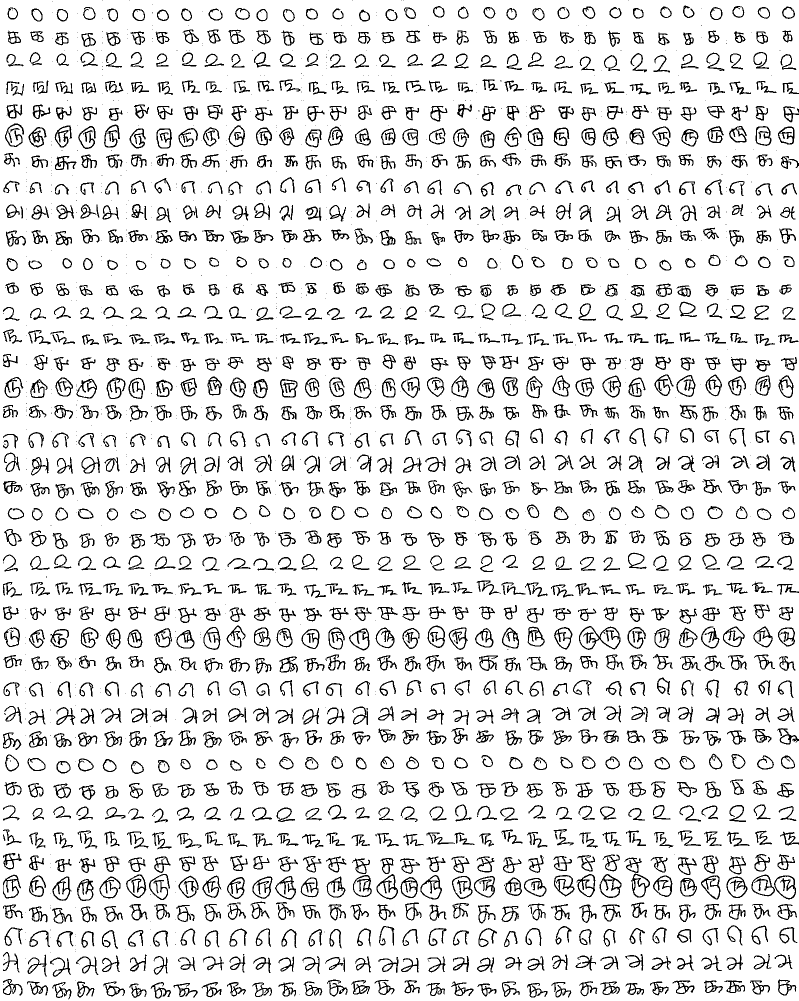
#> input picture tif/Tam.TIF, 1597 x 2001 px (shown at 1/2 size)
$ jupyter execute --allow-errors Tamil_MNIST_parse.ipynb
#> lines starting #> are read from the running program, lines starting #| are printed output that depends on the picture; after the words box and inside, x2 and y2 are one past the last pixel; in counts of white or black regions, pixels touching at a corner belong together
# Parse and MNIST-IZE Tamil Digits

This notebook goes through the process of generating a handwritten test dataset for Tamil digits. The first step is to construct a grid of handwritten digits using a quad ruled notepad as shown below. Afterwards, the images are generated by:

*   Slicing/extracting individual digit cells
*   MNIST-izing digit cells (eg. resizing digit images to 28x28, denoising by thresholding, and centering using center of mass)

[cell 1]
# Imports
import cv2
from matplotlib import pyplot as plt
from scipy import ndimage
import numpy as np
from PIL import Image
from tqdm import tqdm_notebook

# Helper Functions

Both our input seed images (used in synthetic data generation for the training dataset) and handwritten digits (test dataset) will adhere to the standard MNIST format. This means a 28x28 size digit image will be centered in a 20x20 pixel box. We leveraged the code provided in this wonderful blogpost titled "Tensorflow, MNIST and your own handwritten digits" to help MNIST-ize our data (https://medium.com/@o.kroeger/tensorflow-mnist-and-your-own-handwritten-digits-4d1cd32bbab4).

[cell 2]
# Helper Functions to MNIST-ize data

def getBestShift(img):
    '''
    Returns the best shift in x and y directions
    Input:
      img: np.array
    Output:
      sx: float
      sy: float

    '''
    # Calculate the center of mass coordinates for values in the image array
    cy, cx = ndimage.measurements.center_of_mass(img)
    rows, cols = img.shape

    # Apply vertical and horizontal shift
    sx = np.round(cols/2.0-cx).astype(int)
    sy = np.round(rows/2.0-cy).astype(int)

    return sx, sy

def shift(img, sx, sy):
    '''
    Returns shifted version of the input image
    Input:
        img: np.array
        sx: float
        sy: float
    Output:
        img_new: np.array

    '''
    rows, cols = img.shape

    M = np.float32([[1, 0, sx], [0, 1, sy]]) # Transformation matrix to shift image
    shifted = cv2.warpAffine(img, M, (cols, rows))

    return shifted

def mnistize(img):
    '''
    Returns the MNIST-ized version of the input image
    Input:
        img: np.array
    Output:
        img_new: np.array

    '''
    img = cv2.resize(255-img, (28, 28))

    # Apply Binary + Otsu thresholding on image
    # More info here: https://opencv-python-tutroals.readthedocs.io/en/latest/py_tutorials/py_imgproc/py_thresholding/py_thresholding.html#otsus-binarization
    (thresh, img) = cv2.threshold(img, 128, 255, cv2.THRESH_BINARY+cv2.THRESH_OTSU)

    # Create tight bounding box for digit
    while np.sum(img[0]) == 0:
        img = img[1:]

    while np.sum(img[:,0]) == 0:
        img = np.delete(img, 0, 1)

    while np.sum(img[-1]) == 0:
        img = img[:-1]

    while np.sum(img[:,-1]) == 0:
        img = np.delete(img, -1, 1)

    rows, cols = img.shape

    # Resize image to fit a 20x20 box
    if rows > cols:
        factor = 20.0/rows
        rows = 20
        cols = int(round(cols*factor))
    else:
        factor = 20.0/cols
        cols = 20
        rows = int(round(rows*factor))
    img = cv2.resize(img, (cols, rows))

    # Pad rows/columns to form 28x28 image
    colsPadding = (int(np.ceil((28-cols)/2.0)), int(np.floor((28-cols)/2.0)))
    rowsPadding = (int(np.ceil((28-rows)/2.0)), int(np.floor((28-rows)/2.0)))
    img = np.lib.pad(img, (rowsPadding, colsPadding), 'constant')

    # Find and apply best shift
    shiftx, shifty = getBestShift(img)
    img = shift(img, shiftx, shifty)

    return img

The data parsing process is demonstrated below for handwritten Tamil digits (40x32 = 1280 digits), which will make up the test dataset. However this approach for creating and extracting the digits can be applied to other scripts as well. To create the data sheet, the volunteer writes each digit across the row 32 times (32 is the number of cells that make up each row in the quad ruled notepad), completes this for digits 0-9, and repeats this process 4 times for a total of 40 rows and 1280 handwritten digitis. This sheet is then scanned and saved as a .TIF file.

Materials used:
+ Mead Cambridge Quad Writing Pad (8-1/2” x 11”, Quad Ruled, White, 80 Sheets)
+ Black Ink Zebra Pen (Z-Grip Series)
+ Dell S3845cdn Scanner (specific details here:https://goo.gl/fykK8k)

# Preprocessing Sanity Check

[cell 3]
im_grid=Image.open('tif/Tam.TIF').convert('L')
#> im_grid: PIL image 1597x2001 L; 88.5% white; black in thin lines or dots
im_grid

[cell 4]
# Dimensions of entire sheet
im_grid.size
#> Out = (1597, 2001)

[cell 5]
# Width of each cell
width=im_grid.size[0]/32
#> width = 49.91
width
#> Out = 49.91

[cell 6]
# Height of each cell
height=im_grid.size[1]/40
#> height = 50.02
height
#> Out = 50.02

Qualitative Sanity Checks: Do the cropped digits look "good"?

[cell 7]
x = np.arange(0, 32*width, width)
#> x = 32 values from 0 to 1547.1
y = np.arange(0, 40*height, height)
#> y = 40 values from 0 to 1951
xv, yv = np.meshgrid(x, y, indexing='xy') # Construct grid of x,y values

# Let's take 10 random slices
for trial in range(10):
    i = np.random.randint(0,31)
    j = np.random.randint(0,39)
    x,y = (xv[j, i], yv[j, i])
    cropped = im_grid.crop((x+2, y+2, x+width , y+height)) # Crop the image
    x_rand_image = mnistize(np.array(cropped)) # MNIST-ize the images
    plt.subplot(1, 10, trial+1)
    plt.imshow(x_rand_image)
    plt.grid(False)
    plt.axis('off')
    plt.title(np.uint8(np.mod(j, 10))) # The corresponding label
#> this loop made 10 passes
#> (thresh in mnistize, shiftx in mnistize, shifty in mnistize) on passes 1 to 10: (100, 1, 1), (103, 0, 0), (105, 2, 1), (105, 0, 0), (103, 1, 1), (105, 1, 1), (103, 1, 2), (105, 1, -1), (105, 1, 0), (91, 2, 1)
#> pass 1, `cropped = im_grid.crop((x+2, y+2, x+width , y+height))`:
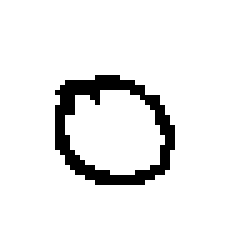
#> cropped: PIL image 48x48 L (shown 5 times larger); 92.4% white; black in thin lines or dots, all inside (x1, y1, x2, y2) = (11, 15, 35, 37)
#> pass 1, in mnistize, `img = cv2.resize(255-img, (28, 28))`:
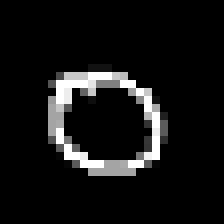
#> img: shape (28, 28) (shown 8 times larger); min 0, max 255, mean 19.9
#> pass 1, in mnistize, `(thresh, img) = cv2.threshold(img, 128, 255, cv2.THRESH_BINARY+cv2.THR..`:
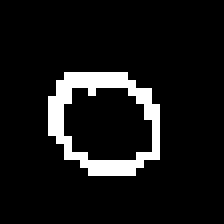
#> img: shape (28, 28) (shown 8 times larger); 8.7% white in thin lines or dots, all inside (x1, y1, x2, y2) = (6, 9, 20, 22)
#> pass 1, in mnistize, `img = np.lib.pad(img, (rowsPadding, colsPadding), 'constant')`:
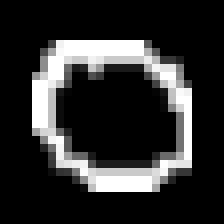
#> img: shape (28, 28) (shown 8 times larger); min 0, max 255, mean 46.2
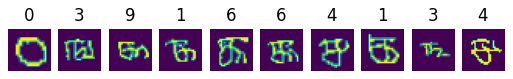
#> figure drawn by matplotlib, 10 panels

Now, proceed with extracting digits over the entire grid.

# Processing

[cell 8]
x = np.arange(0, 32*width, width)
#> x = 32 values from 0 to 1547.1
y = np.arange(0, 40*height, height)
#> y = 40 values from 0 to 1951

xv, yv = np.meshgrid(x, y, indexing='xy') # Construct grid of x,y values
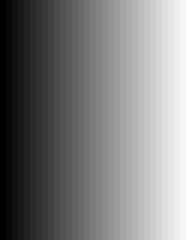
#> xv: shape (40, 32) float64 (shown 6 times larger); min 0, max 1547.1, mean 773.5; drawn with min black and max white
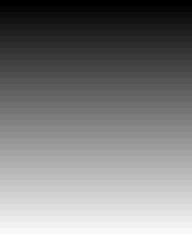
#> yv: shape (40, 32) float64 (shown 6 times larger); min 0, max 1951, mean 975.5; drawn with min black and max white
X_test_tmnist = np.empty((32*40, 28, 28, 1), dtype='uint8')
y_test_tmnist = np.empty(32*40, dtype='uint8')
#> y_test_tmnist = 1280 values, max 234 at index 4, min 0 at index 6, mean 33.63

k=0
#> (the rest of this cell did not finish here and is left out)

# Post-processing sanity checks:

Sanity check 1: Visual inspection of random elements

[cell 9]
for i in range(20):
    k = np.random.randint(0, 32*40-1)
    plt.subplot(5, 4, i+1)
    plt.imshow(X_test_tmnist[k,:,:,0])
    plt.axis('off')
#> this loop made 20 passes
#> k on passes 1 to 12: 849, 537, 845, 72, 777, 115, 976, 755, 448, 850, 99, 1201
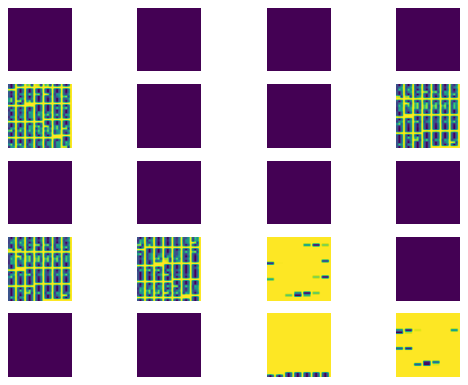
#> figure drawn by matplotlib, 20 panels

Sanity check 2: Dimensions of data

[cell 10]
print(np.shape(X_test_tmnist))
#| (1280, 28, 28, 1)
print(np.shape(X_test_tmnist))
#| (1280, 28, 28, 1)

Sanity check 3: Classwise counts

[cell 11]
plt.stem(np.bincount(y_test_tmnist))
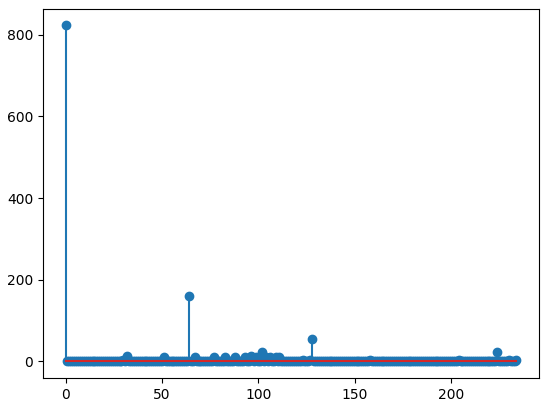
#> figure drawn by matplotlib, 1 panel; curve peaks at x = 0, y = 823

Sanity check 4: Images of classwise means

[cell 12]
for i in range(10):
    plt.subplot(2, 5, i+1)
    plt.imshow(np.mean(X_test_tmnist[y_test_tmnist==i,:,:,0], axis=0))
    plt.axis('off')
    plt.title(i)
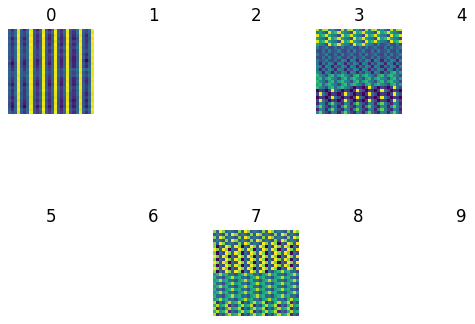
#> figure drawn by matplotlib, 10 panels

$ run again, with tif/Dev.TIF copied over tif/Tam.TIF
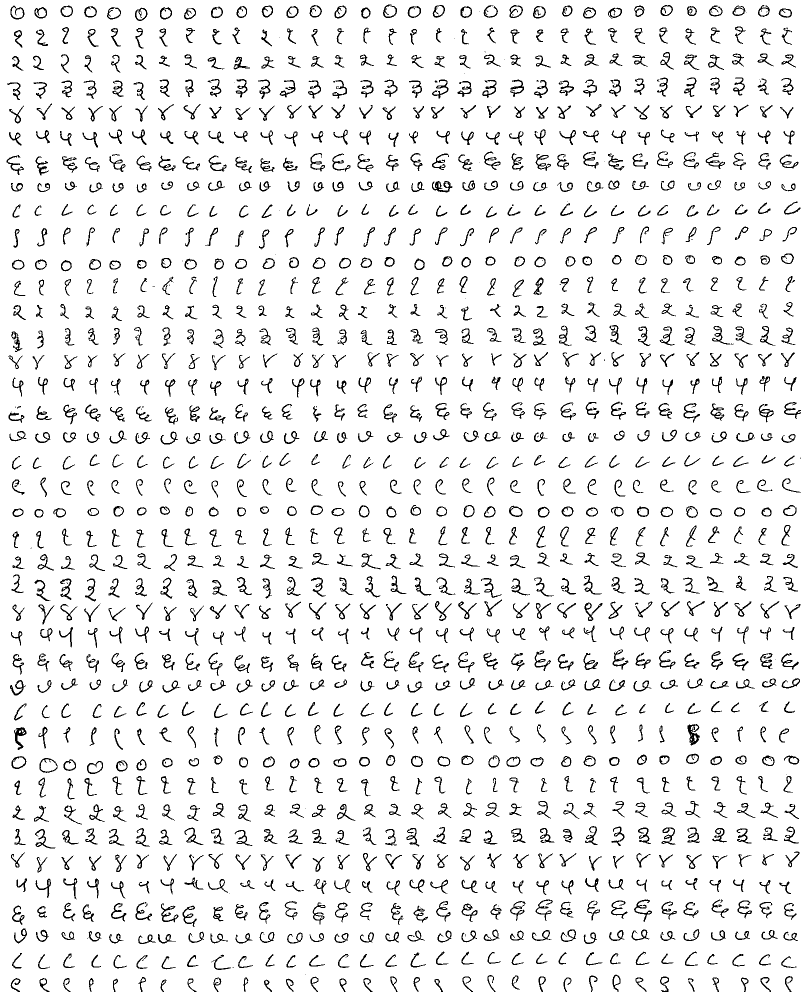
#> input picture tif/Dev.TIF, 1602 x 1983 px (shown at 1/2 size)
#> im_grid: PIL image 1602x1983 L; 92.7% white; black in thin lines or dots
#> the loop `for trial in range(10):` made 10 passes
#> (thresh in mnistize, shiftx in mnistize, shifty in mnistize) on passes 1 to 7: (91, 1, 0), (105, -1, 1), (91, 1, 1), (105, 2, 1), (106, 1, 1), (111, 1, 1), (111, -2, -1)
#> pass 1, in mnistize, `img = np.lib.pad(img, (rowsPadding, colsPadding), 'constant')`:
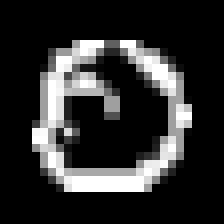
#> img: shape (28, 28) (shown 8 times larger); min 0, max 255, mean 46.4
#> `x = np.arange(0, 32*width, width)`: x = 32 values from 0 to 1551.9
#> `y = np.arange(0, 40*height, height)`: y = 40 values from 0 to 1933.4
#> y_test_tmnist = 1280 values, max 254 at index 9, min 0 at index 6, mean 118.8
#> the loop `for i in range(20):` made 20 passes
#> k on passes 1 to 8: 849, 537, 845, 72, 777, 115, 976, 755
#| (1280, 28, 28, 1)
#| (1280, 28, 28, 1)
#> `[cell 11] plt.stem(np.bincount(y_test_tmnist))`:
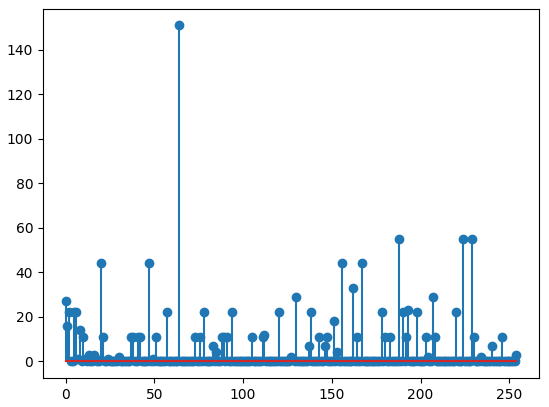
#> figure drawn by matplotlib, 1 panel; curve peaks at x = 64, y = 151

$ run again, with tif/Guj.TIF copied over tif/Tam.TIF
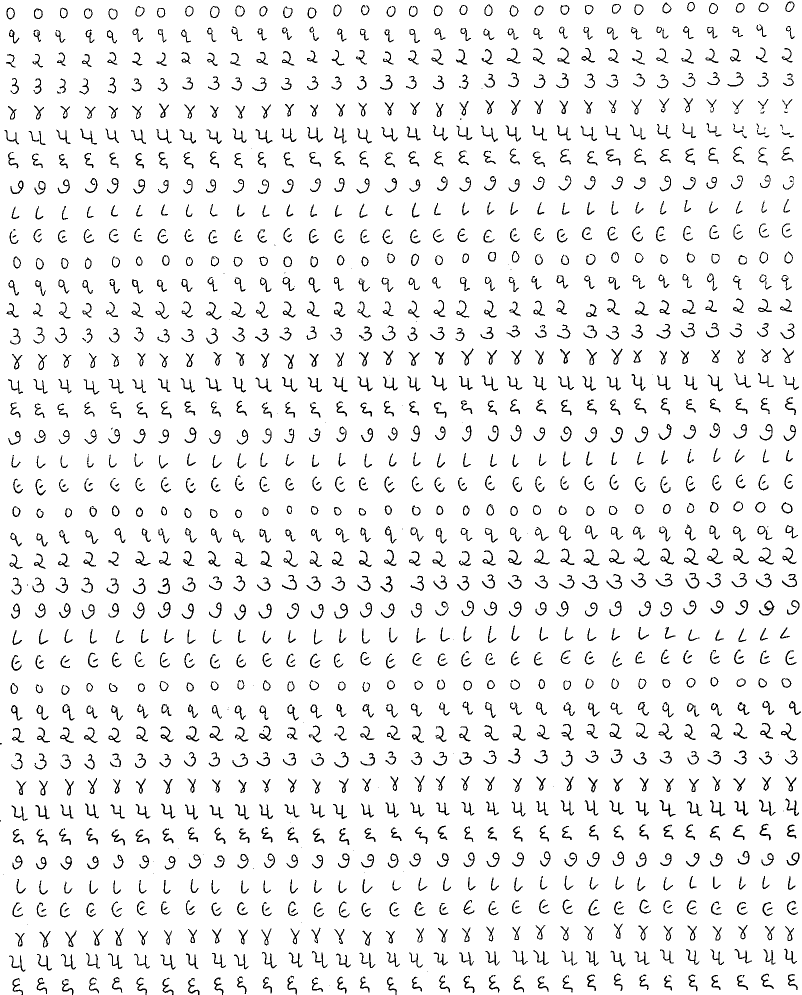
#> input picture tif/Guj.TIF, 1604 x 1989 px (shown at 1/2 size)
#> im_grid: PIL image 1604x1989 L; 94% white; black in thin lines or dots
#> the loop `for trial in range(10):` made 10 passes
#> (thresh in mnistize, shiftx in mnistize, shifty in mnistize) on passes 1 to 7: (118, 1, 1), (103, -1, -1), (105, 1, -2), (91, 1, 1), (91, 1, 0), (97, 2, 0), (105, -2, 0)
#> `x = np.arange(0, 32*width, width)`: x = 32 values from 0 to 1553.9
#> `y = np.arange(0, 40*height, height)`: y = 40 values from 0 to 1939.3
#> y_test_tmnist = 1280 values, max 246 at index 1149, min 0 at index 6, mean 119.2
#> the loop `for i in range(20):` made 20 passes
#> k on passes 1 to 8: 849, 537, 845, 72, 777, 115, 976, 755
#| (1280, 28, 28, 1)
#| (1280, 28, 28, 1)
#> `[cell 11] plt.stem(np.bincount(y_test_tmnist))`:
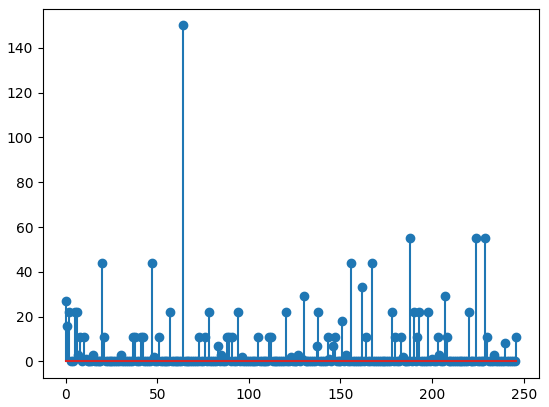
#> figure drawn by matplotlib, 1 panel; curve peaks at x = 64, y = 150
